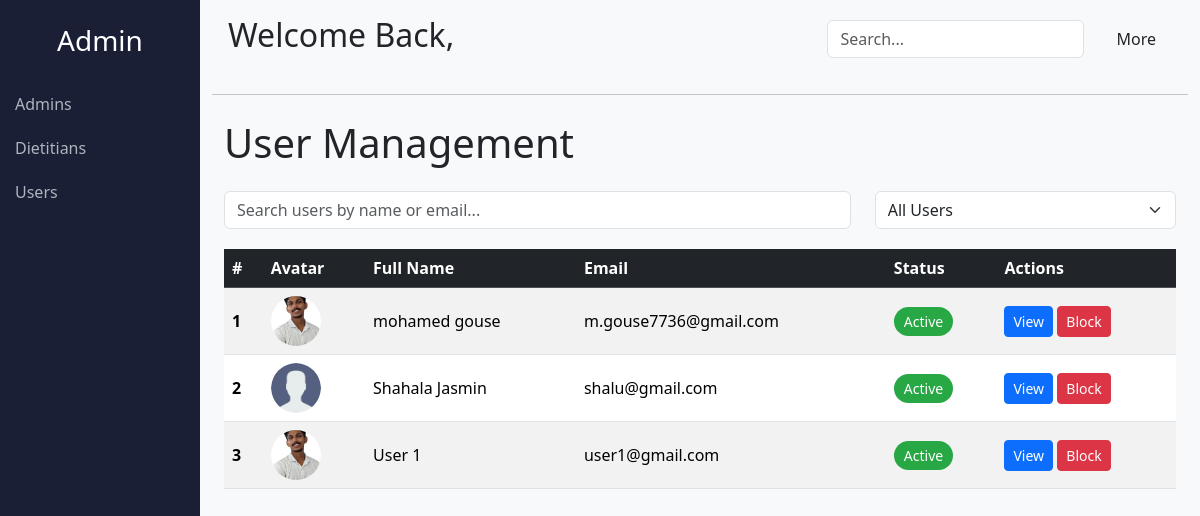
/administration/users, run on an earlier commit of the app's database.
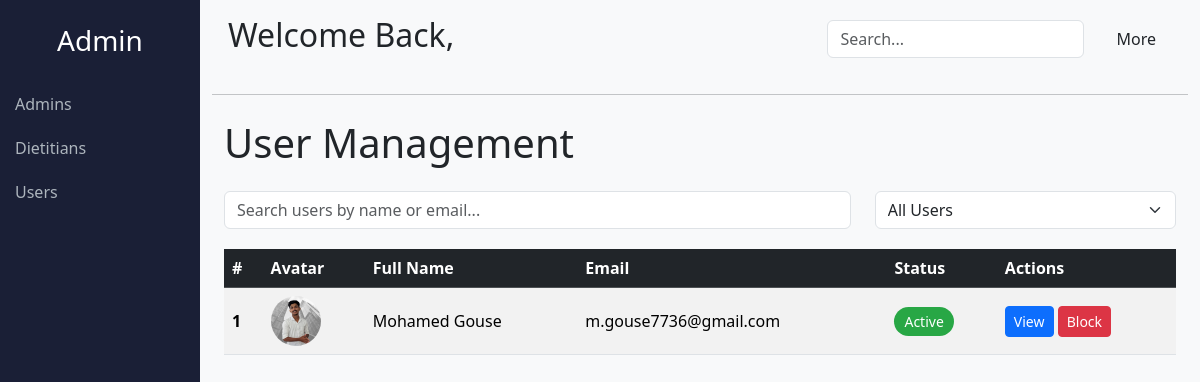
And on a later commit of the database.
### users_account/models.py (models this page shows, shortened)
class Accounts(AbstractUser):
    email = models.EmailField(unique=True)
    username = models.CharField(max_length=55, unique=True)
    role = models.CharField(choices=ROLE_CHOICE, default='user', max_length=100)

class User_Profile(models.Model):
    user = models.OneToOneField(Accounts, on_delete=models.CASCADE)
    full_name = models.CharField(max_length=100, null=False, blank=False)
    photo = models.ImageField(upload_to='profile_photos', default='assets/profile.png')
    age = models.PositiveIntegerField(null=True, blank=True)
    weight = models.DecimalField(max_digits=5, decimal_places=2, blank=True, null=True)
    height = models.DecimalField(max_digits=5, decimal_places=2, blank=True, null=True)
    gender = models.CharField(choices=GENDER_CHOICE, max_length=100, blank=True, null=True)
    dietary_preference = models.CharField(choices=DIETARY_PREFERENCE_CHOICES, max_length=50, default='None')
    dietary_goal = models.ManyToManyField(Specialties)
    chronic_condition = models.ManyToManyField(Chronic_conditions)
    suger_level = models.DecimalField(max_digits=5, decimal_places=2, default=0)
    cholestrol_level = models.DecimalField(max_digits=5, decimal_places=2, default=0)

### admin_side/views.py (the view)
# urls.py: path('users', users_list, name="users_list"),
def users_list(req):
    users = Accounts.objects.filter(role='user')
    return render(req, 'users_list.html', {'users': users})

### admin_side/templates/users_list.html (shortened to what this page needs)
{% extends "admin_base.html" %}
{% block content %}
<div class="container">
    <h1 class="my-4">User Management</h1>
    <div class="row mb-3">
        <div class="col-md-8">
            <input type="text" class="form-control" id="userSearch" placeholder="Search users by name or email...">
        </div>
        <div class="col-md-4 text-end">
            <select class="form-select" id="userStatusFilter">
                <option value="">All Users</option>
            </select>
        </div>
    </div>
    <div class="table-responsive user-table-container">
        <table class="table table-striped align-middle">
            <thead class="table-dark">
                <tr>
                    <th scope="col">#</th>
                    <th scope="col">Avatar</th>
                    <th scope="col">Full Name</th>
                    <th scope="col">Email</th>
                    <th scope="col">Status</th>
                    <th scope="col">Actions</th>
                </tr>
            </thead>
            <tbody id="userTable">
                {% for user in users %}
                <tr>
                    <th scope="row">{{ forloop.counter }}</th>
                    <td><img src="{{ user.user_profile.photo.url }}" alt="User Avatar" class="user-avatar"></td>
                    <td>{{ user.user_profile.full_name }}</td>
                    <td>{{ user.email }}</td>
                    <td>
                        <span class="status-pill {% if user.is_active %}status-active{% else %}status-blocked{% endif %}">
                            {{ user.is_active|yesno:"Active,Blocked" }}
                        </span>
                    </td>
                    <td>
                        <a href="{% url 'user_detail' user.id %}" class="btn btn-primary btn-sm">View</a>
                        <button onclick="block_user({{user.id}})" class="btn {% if user.is_active %}btn-danger {% else %}btn-success{% endif %} btn-sm">{% if user.is_active %}Block {% else %}Unblock{% endif %}</button>
                    </td>
                </tr>
                {% empty %}
                <tr>
                    <td colspan="6" class="text-center">No users found.</td>
                </tr>
                {% endfor %}
            </tbody>
        </table>
    </div>
</div>
{% endblock content %}

What changed in the data, as far as the page shows it:
removed Accounts: user_profile.photo (picture), user_profile.full_name "mohamed gouse", email "m.gouse7736@gmail.com", is_active "Active", shows "Block"
removed Accounts: user_profile.photo (placeholder picture), user_profile.full_name "Shahala Jasmin", email "shalu@gmail.com", is_active "Active", shows "Block"
removed Accounts: user_profile.photo (picture), user_profile.full_name "User 1", email "user1@gmail.com", is_active "Active", shows "Block"
added Accounts: user_profile.photo (picture), user_profile.full_name "Mohamed Gouse", email "m.gouse7736@gmail.com", is_active "Active", shows "Block"
